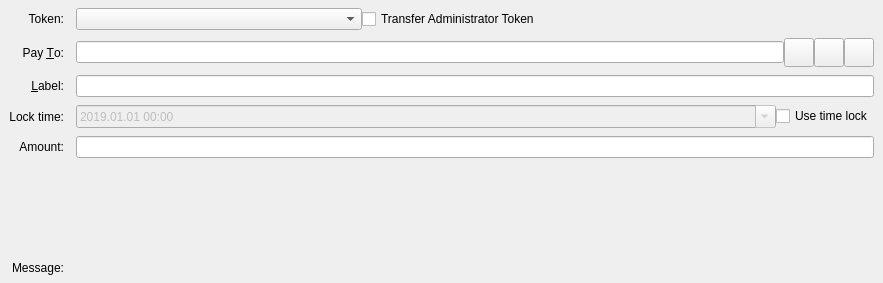
<?xml version="1.0" encoding="UTF-8"?>
<ui version="4.0">
 <class>SendTokensEntry</class>
 <widget class="QStackedWidget" name="SendTokensEntry">
  <property name="geometry">
   <rect>
    <x>0</x>
    <y>0</y>
    <width>883</width>
    <height>283</height>
   </rect>
  </property>
  <property name="focusPolicy">
   <enum>Qt::TabFocus</enum>
  </property>
  <property name="autoFillBackground">
   <bool>false</bool>
  </property>
  <property name="currentIndex">
   <number>0</number>
  </property>
  <widget class="QFrame" name="SendCoins">
   <property name="toolTip">
    <string>This is an token payment</string>
   </property>
   <property name="frameShape">
    <enum>QFrame::NoFrame</enum>
   </property>
   <layout class="QGridLayout" name="gridLayout">
    <property name="topMargin">
     <number>8</number>
    </property>
    <property name="bottomMargin">
     <number>4</number>
    </property>
    <property name="horizontalSpacing">
     <number>12</number>
    </property>
    <property name="verticalSpacing">
     <number>8</number>
    </property>
    <item row="5" column="2">
     <layout class="QHBoxLayout" name="horizontalLayoutAmount" stretch="0">
      <item>
       <widget class="TokenAmountField" name="payTokenAmount"/>
      </item>
     </layout>
    </item>
    <item row="5" column="0">
     <widget class="QLabel" name="amountLabel">
      <property name="text">
       <string>Amount:</string>
      </property>
      <property name="alignment">
       <set>Qt::AlignRight|Qt::AlignTrailing|Qt::AlignVCenter</set>
      </property>
     </widget>
    </item>
    <item row="1" column="2">
     <layout class="QHBoxLayout" name="horizontalLayout_3">
      <property name="spacing">
       <number>0</number>
      </property>
      <item>
       <widget class="QComboBox" name="tokenSelectionBox">
        <property name="minimumContentsLength">
         <number>32</number>
        </property>
       </widget>
      </item>
      <item>
       <widget class="QCheckBox" name="administratorCheckbox">
        <property name="text">
         <string>Transfer Administrator Token</string>
        </property>
       </widget>
      </item>
      <item>
       <spacer name="horizontalSpacer">
        <property name="orientation">
         <enum>Qt::Horizontal</enum>
        </property>
        <property name="sizeHint" stdset="0">
         <size>
          <width>40</width>
          <height>20</height>
         </size>
        </property>
       </spacer>
      </item>
     </layout>
    </item>
    <item row="7" column="2">
     <widget class="QLabel" name="ownershipWarningMessage">
      <property name="text">
       <string/>
      </property>
     </widget>
    </item>
    <item row="3" column="2">
     <widget class="QLineEdit" name="addAsLabel">
      <property name="toolTip">
       <string>Enter a label for this address to add it to the list of used addresses</string>
      </property>
     </widget>
    </item>
    <item row="1" column="0">
     <widget class="QLabel" name="tokenBoxLabel">
      <property name="text">
       <string>Token:</string>
      </property>
      <property name="alignment">
       <set>Qt::AlignRight|Qt::AlignTrailing|Qt::AlignVCenter</set>
      </property>
     </widget>
    </item>
    <item row="6" column="2">
     <widget class="QLabel" name="tokenAmountLabel">
      <property name="text">
       <string/>
      </property>
      <property name="alignment">
       <set>Qt::AlignRight|Qt::AlignTrailing|Qt::AlignVCenter</set>
      </property>
     </widget>
    </item>
    <item row="2" column="0">
     <widget class="QLabel" name="payToLabel">
      <property name="text">
       <string>Pay &amp;To:</string>
      </property>
      <property name="alignment">
       <set>Qt::AlignRight|Qt::AlignTrailing|Qt::AlignVCenter</set>
      </property>
      <property name="buddy">
       <cstring>payTo</cstring>
      </property>
     </widget>
    </item>
    <item row="8" column="2">
     <widget class="QLabel" name="messageTextLabel">
      <property name="toolTip">
       <string>A message that was attached to the aokchain: URI which will be stored with the transaction for your reference. Note: This message will not be sent over the AokChain network.</string>
      </property>
      <property name="textFormat">
       <enum>Qt::PlainText</enum>
      </property>
     </widget>
    </item>
    <item row="2" column="2">
     <layout class="QHBoxLayout" name="payToLayout">
      <property name="spacing">
       <number>0</number>
      </property>
      <item>
       <widget class="QValidatedLineEdit" name="payTo">
        <property name="toolTip">
         <string>The AokChain address to send the payment to</string>
        </property>
       </widget>
      </item>
      <item>
       <widget class="QToolButton" name="addressBookButton">
        <property name="toolTip">
         <string>Choose previously used address</string>
        </property>
        <property name="text">
         <string/>
        </property>
        <property name="icon">
         <iconset resource="../aokchain.qrc">
          <normaloff>:/icons/address-book</normaloff>:/icons/address-book</iconset>
        </property>
        <property name="iconSize">
         <size>
          <width>22</width>
          <height>22</height>
         </size>
        </property>
        <property name="shortcut">
         <string>Alt+A</string>
        </property>
       </widget>
      </item>
      <item>
       <widget class="QToolButton" name="pasteButton">
        <property name="toolTip">
         <string>Paste address from clipboard</string>
        </property>
        <property name="text">
         <string/>
        </property>
        <property name="icon">
         <iconset resource="../aokchain.qrc">
          <normaloff>:/icons/editpaste</normaloff>:/icons/editpaste</iconset>
        </property>
        <property name="iconSize">
         <size>
          <width>22</width>
          <height>22</height>
         </size>
        </property>
        <property name="shortcut">
         <string>Alt+P</string>
        </property>
       </widget>
      </item>
      <item>
       <widget class="QToolButton" name="deleteButton">
        <property name="toolTip">
         <string>Remove this entry</string>
        </property>
        <property name="text">
         <string/>
        </property>
        <property name="icon">
         <iconset resource="../aokchain.qrc">
          <normaloff>:/icons/remove</normaloff>:/icons/remove</iconset>
        </property>
        <property name="iconSize">
         <size>
          <width>22</width>
          <height>22</height>
         </size>
        </property>
       </widget>
      </item>
     </layout>
    </item>
    <item row="9" column="0">
     <widget class="QLabel" name="messageLabel">
      <property name="text">
       <string>Message:</string>
      </property>
      <property name="alignment">
       <set>Qt::AlignRight|Qt::AlignTrailing|Qt::AlignVCenter</set>
      </property>
     </widget>
    </item>
    <item row="3" column="0">
     <widget class="QLabel" name="labellLabel">
      <property name="text">
       <string>&amp;Label:</string>
      </property>
      <property name="alignment">
       <set>Qt::AlignRight|Qt::AlignTrailing|Qt::AlignVCenter</set>
      </property>
      <property name="buddy">
       <cstring>addAsLabel</cstring>
      </property>
     </widget>
    </item>
    <item row="4" column="0">
     <widget class="QLabel" name="tokenLockTimeLabel">
      <property name="text">
       <string>Lock time:</string>
      </property>
      <property name="alignment">
       <set>Qt::AlignRight|Qt::AlignTrailing|Qt::AlignVCenter</set>
      </property>
     </widget>
    </item>
    <item row="4" column="2">
     <layout class="QHBoxLayout" name="horizontalLayout">
      <item>
       <widget class="QDateTimeEdit" name="tokenLockTime">
        <property name="enabled">
         <bool>false</bool>
        </property>
        <property name="sizePolicy">
         <sizepolicy hsizetype="Expanding" vsizetype="Fixed">
          <horstretch>0</horstretch>
          <verstretch>0</verstretch>
         </sizepolicy>
        </property>
        <property name="date">
         <date>
          <year>2019</year>
          <month>1</month>
          <day>1</day>
         </date>
        </property>
        <property name="displayFormat">
         <string>yyyy.MM.dd HH:mm</string>
        </property>
        <property name="calendarPopup">
         <bool>true</bool>
        </property>
       </widget>
      </item>
      <item>
       <widget class="QCheckBox" name="useLockTime">
        <property name="text">
         <string>Use time lock</string>
        </property>
       </widget>
      </item>
     </layout>
    </item>
   </layout>
  </widget>
  <widget class="QFrame" name="SendCoins_UnauthenticatedPaymentRequest">
   <property name="palette">
    <palette>
     <active>
      <colorrole role="WindowText">
       <brush brushstyle="SolidPattern">
        <color alpha="255">
         <red>0</red>
         <green>0</green>
         <blue>0</blue>
        </color>
       </brush>
      </colorrole>
      <colorrole role="Button">
       <brush brushstyle="SolidPattern">
        <color alpha="255">
         <red>255</red>
         <green>255</green>
         <blue>127</blue>
        </color>
       </brush>
      </colorrole>
      <colorrole role="Light">
       <brush brushstyle="SolidPattern">
        <color alpha="255">
         <red>255</red>
         <green>255</green>
         <blue>255</blue>
        </color>
       </brush>
      </colorrole>
      <colorrole role="Midlight">
       <brush brushstyle="SolidPattern">
        <color alpha="255">
         <red>255</red>
         <green>255</green>
         <blue>191</blue>
        </color>
       </brush>
      </colorrole>
      <colorrole role="Dark">
       <brush brushstyle="SolidPattern">
        <color alpha="255">
         <red>127</red>
         <green>127</green>
         <blue>63</blue>
        </color>
       </brush>
      </colorrole>
      <colorrole role="Mid">
       <brush brushstyle="SolidPattern">
        <color alpha="255">
         <red>170</red>
         <green>170</green>
         <blue>84</blue>
        </color>
       </brush>
      </colorrole>
      <colorrole role="Text">
       <brush brushstyle="SolidPattern">
        <color alpha="255">
         <red>0</red>
         <green>0</green>
         <blue>0</blue>
        </color>
       </brush>
      </colorrole>
      <colorrole role="BrightText">
       <brush brushstyle="SolidPattern">
        <color alpha="255">
         <red>255</red>
         <green>255</green>
         <blue>255</blue>
        </color>
       </brush>
      </colorrole>
      <colorrole role="ButtonText">
       <brush brushstyle="SolidPattern">
        <color alpha="255">
         <red>0</red>
         <green>0</green>
         <blue>0</blue>
        </color>
       </brush>
      </colorrole>
      <colorrole role="Base">
       <brush brushstyle="SolidPattern">
        <color alpha="255">
         <red>255</red>
         <green>255</green>
         <blue>255</blue>
        </color>
       </brush>
      </colorrole>
      <colorrole role="Window">
       <brush brushstyle="SolidPattern">
        <color alpha="255">
         <red>255</red>
         <green>255</green>
         <blue>127</blue>
        </color>
       </brush>
      </colorrole>
      <colorrole role="Shadow">
       <brush brushstyle="SolidPattern">
        <color alpha="255">
         <red>0</red>
         <green>0</green>
         <blue>0</blue>
        </color>
       </brush>
      </colorrole>
      <colorrole role="AlternateBase">
       <brush brushstyle="SolidPattern">
        <color alpha="255">
         <red>255</red>
         <green>255</green>
         <blue>191</blue>
        </color>
       </brush>
      </colorrole>
      <colorrole role="ToolTipBase">
       <brush brushstyle="SolidPattern">
        <color alpha="255">
         <red>255</red>
         <green>255</green>
         <blue>220</blue>
        </color>
       </brush>
      </colorrole>
      <colorrole role="ToolTipText">
       <brush brushstyle="SolidPattern">
        <color alpha="255">
         <red>0</red>
         <green>0</green>
         <blue>0</blue>
        </color>
       </brush>
      </colorrole>
     </active>
     <inactive>
      <colorrole role="WindowText">
       <brush brushstyle="SolidPattern">
        <color alpha="255">
         <red>0</red>
         <green>0</green>
         <blue>0</blue>
        </color>
       </brush>
      </colorrole>
      <colorrole role="Button">
       <brush brushstyle="SolidPattern">
        <color alpha="255">
         <red>255</red>
         <green>255</green>
         <blue>127</blue>
        </color>
       </brush>
      </colorrole>
      <colorrole role="Light">
       <brush brushstyle="SolidPattern">
        <color alpha="255">
         <red>255</red>
         <green>255</green>
         <blue>255</blue>
        </color>
       </brush>
      </colorrole>
      <colorrole role="Midlight">
       <brush brushstyle="SolidPattern">
        <color alpha="255">
         <red>255</red>
         <green>255</green>
         <blue>191</blue>
        </color>
       </brush>
      </colorrole>
      <colorrole role="Dark">
       <brush brushstyle="SolidPattern">
        <color alpha="255">
         <red>127</red>
         <green>127</green>
         <blue>63</blue>
        </color>
       </brush>
      </colorrole>
      <colorrole role="Mid">
       <brush brushstyle="SolidPattern">
        <color alpha="255">
         <red>170</red>
         <green>170</green>
         <blue>84</blue>
        </color>
       </brush>
      </colorrole>
      <colorrole role="Text">
       <brush brushstyle="SolidPattern">
        <color alpha="255">
         <red>0</red>
         <green>0</green>
         <blue>0</blue>
        </color>
       </brush>
      </colorrole>
      <colorrole role="BrightText">
       <brush brushstyle="SolidPattern">
        <color alpha="255">
         <red>255</red>
         <green>255</green>
         <blue>255</blue>
        </color>
       </brush>
      </colorrole>
      <colorrole role="ButtonText">
       <brush brushstyle="SolidPattern">
        <color alpha="255">
         <red>0</red>
         <green>0</green>
         <blue>0</blue>
        </color>
       </brush>
      </colorrole>
      <colorrole role="Base">
       <brush brushstyle="SolidPattern">
        <color alpha="255">
         <red>255</red>
         <green>255</green>
         <blue>255</blue>
        </color>
       </brush>
      </colorrole>
      <colorrole role="Window">
       <brush brushstyle="SolidPattern">
        <color alpha="255">
         <red>255</red>
         <green>255</green>
         <blue>127</blue>
        </color>
       </brush>
      </colorrole>
      <colorrole role="Shadow">
       <brush brushstyle="SolidPattern">
        <color alpha="255">
         <red>0</red>
         <green>0</green>
         <blue>0</blue>
        </color>
       </brush>
      </colorrole>
      <colorrole role="AlternateBase">
       <brush brushstyle="SolidPattern">
        <color alpha="255">
         <red>255</red>
         <green>255</green>
         <blue>191</blue>
        </color>
       </brush>
      </colorrole>
      <colorrole role="ToolTipBase">
       <brush brushstyle="SolidPattern">
        <color alpha="255">
         <red>255</red>
         <green>255</green>
         <blue>220</blue>
        </color>
       </brush>
      </colorrole>
      <colorrole role="ToolTipText">
       <brush brushstyle="SolidPattern">
        <color alpha="255">
         <red>0</red>
         <green>0</green>
         <blue>0</blue>
        </color>
       </brush>
      </colorrole>
     </inactive>
     <disabled>
      <colorrole role="WindowText">
       <brush brushstyle="SolidPattern">
        <color alpha="255">
         <red>127</red>
         <green>127</green>
         <blue>63</blue>
        </color>
       </brush>
      </colorrole>
      <colorrole role="Button">
       <brush brushstyle="SolidPattern">
        <color alpha="255">
         <red>255</red>
         <green>255</green>
         <blue>127</blue>
        </color>
       </brush>
      </colorrole>
      <colorrole role="Light">
       <brush brushstyle="SolidPattern">
        <color alpha="255">
         <red>255</red>
         <green>255</green>
         <blue>255</blue>
        </color>
       </brush>
      </colorrole>
      <colorrole role="Midlight">
       <brush brushstyle="SolidPattern">
        <color alpha="255">
         <red>255</red>
         <green>255</green>
         <blue>191</blue>
        </color>
       </brush>
      </colorrole>
      <colorrole role="Dark">
       <brush brushstyle="SolidPattern">
        <color alpha="255">
         <red>127</red>
         <green>127</green>
         <blue>63</blue>
        </color>
       </brush>
      </colorrole>
      <colorrole role="Mid">
       <brush brushstyle="SolidPattern">
        <color alpha="255">
         <red>170</red>
         <green>170</green>
         <blue>84</blue>
        </color>
       </brush>
      </colorrole>
      <colorrole role="Text">
       <brush brushstyle="SolidPattern">
        <color alpha="255">
         <red>127</red>
         <green>127</green>
         <blue>63</blue>
        </color>
       </brush>
      </colorrole>
      <colorrole role="BrightText">
       <brush brushstyle="SolidPattern">
        <color alpha="255">
         <red>255</red>
         <green>255</green>
         <blue>255</blue>
        </color>
       </brush>
      </colorrole>
      <colorrole role="ButtonText">
       <brush brushstyle="SolidPattern">
        <color alpha="255">
         <red>127</red>
         <green>127</green>
         <blue>63</blue>
        </color>
       </brush>
      </colorrole>
      <colorrole role="Base">
       <brush brushstyle="SolidPattern">
        <color alpha="255">
         <red>255</red>
         <green>255</green>
         <blue>127</blue>
        </color>
       </brush>
      </colorrole>
      <colorrole role="Window">
       <brush brushstyle="SolidPattern">
        <color alpha="255">
         <red>255</red>
         <green>255</green>
         <blue>127</blue>
        </color>
       </brush>
      </colorrole>
      <colorrole role="Shadow">
       <brush brushstyle="SolidPattern">
        <color alpha="255">
         <red>0</red>
         <green>0</green>
         <blue>0</blue>
        </color>
       </brush>
      </colorrole>
      <colorrole role="AlternateBase">
       <brush brushstyle="SolidPattern">
        <color alpha="255">
         <red>255</red>
         <green>255</green>
         <blue>127</blue>
        </color>
       </brush>
      </colorrole>
      <colorrole role="ToolTipBase">
       <brush brushstyle="SolidPattern">
        <color alpha="255">
         <red>255</red>
         <green>255</green>
         <blue>220</blue>
        </color>
       </brush>
      </colorrole>
      <colorrole role="ToolTipText">
       <brush brushstyle="SolidPattern">
        <color alpha="255">
         <red>0</red>
         <green>0</green>
         <blue>0</blue>
        </color>
       </brush>
      </colorrole>
     </disabled>
    </palette>
   </property>
   <property name="toolTip">
    <string>This is an unauthenticated payment request.</string>
   </property>
   <property name="autoFillBackground">
    <bool>true</bool>
   </property>
   <property name="frameShape">
    <enum>QFrame::NoFrame</enum>
   </property>
   <layout class="QGridLayout" name="gridLayout_is">
    <property name="spacing">
     <number>12</number>
    </property>
    <item row="0" column="0">
     <widget class="QLabel" name="payToLabel_is">
      <property name="text">
       <string>Pay To:</string>
      </property>
      <property name="alignment">
       <set>Qt::AlignRight|Qt::AlignTrailing|Qt::AlignVCenter</set>
      </property>
     </widget>
    </item>
    <item row="0" column="1">
     <layout class="QHBoxLayout" name="payToLayout_is">
      <property name="spacing">
       <number>0</number>
      </property>
      <item>
       <widget class="QLabel" name="payTo_is"/>
      </item>
      <item>
       <widget class="QToolButton" name="deleteButton_is">
        <property name="toolTip">
         <string>Remove this entry</string>
        </property>
        <property name="text">
         <string/>
        </property>
        <property name="icon">
         <iconset resource="../aokchain.qrc">
          <normaloff>:/icons/remove</normaloff>:/icons/remove</iconset>
        </property>
       </widget>
      </item>
     </layout>
    </item>
    <item row="1" column="0">
     <widget class="QLabel" name="memoLabel_is">
      <property name="text">
       <string>Memo:</string>
      </property>
      <property name="alignment">
       <set>Qt::AlignRight|Qt::AlignTrailing|Qt::AlignVCenter</set>
      </property>
     </widget>
    </item>
    <item row="1" column="1">
     <widget class="QLabel" name="memoTextLabel_is">
      <property name="textFormat">
       <enum>Qt::PlainText</enum>
      </property>
     </widget>
    </item>
    <item row="2" column="0">
     <widget class="QLabel" name="amountLabel_is">
      <property name="text">
       <string>A&amp;mount:</string>
      </property>
      <property name="alignment">
       <set>Qt::AlignRight|Qt::AlignTrailing|Qt::AlignVCenter</set>
      </property>
      <property name="buddy">
       <cstring>payAmount_is</cstring>
      </property>
     </widget>
    </item>
    <item row="2" column="1">
     <widget class="QLineEdit" name="payAmount_is">
      <property name="acceptDrops">
       <bool>false</bool>
      </property>
     </widget>
    </item>
   </layout>
  </widget>
  <widget class="QFrame" name="SendCoins_AuthenticatedPaymentRequest">
   <property name="palette">
    <palette>
     <active>
      <colorrole role="WindowText">
       <brush brushstyle="SolidPattern">
        <color alpha="255">
         <red>0</red>
         <green>0</green>
         <blue>0</blue>
        </color>
       </brush>
      </colorrole>
      <colorrole role="Button">
       <brush brushstyle="SolidPattern">
        <color alpha="255">
         <red>140</red>
         <green>232</green>
         <blue>119</blue>
        </color>
       </brush>
      </colorrole>
      <colorrole role="Light">
       <brush brushstyle="SolidPattern">
        <color alpha="255">
         <red>230</red>
         <green>255</green>
         <blue>224</blue>
        </color>
       </brush>
      </colorrole>
      <colorrole role="Midlight">
       <brush brushstyle="SolidPattern">
        <color alpha="255">
         <red>185</red>
         <green>243</green>
         <blue>171</blue>
        </color>
       </brush>
      </colorrole>
      <colorrole role="Dark">
       <brush brushstyle="SolidPattern">
        <color alpha="255">
         <red>70</red>
         <green>116</green>
         <blue>59</blue>
        </color>
       </brush>
      </colorrole>
      <colorrole role="Mid">
       <brush brushstyle="SolidPattern">
        <color alpha="255">
         <red>93</red>
         <green>155</green>
         <blue>79</blue>
        </color>
       </brush>
      </colorrole>
      <colorrole role="Text">
       <brush brushstyle="SolidPattern">
        <color alpha="255">
         <red>0</red>
         <green>0</green>
         <blue>0</blue>
        </color>
       </brush>
      </colorrole>
      <colorrole role="BrightText">
       <brush brushstyle="SolidPattern">
        <color alpha="255">
         <red>155</red>
         <green>255</green>
         <blue>147</blue>
        </color>
       </brush>
      </colorrole>
      <colorrole role="ButtonText">
       <brush brushstyle="SolidPattern">
        <color alpha="255">
         <red>0</red>
         <green>0</green>
         <blue>0</blue>
        </color>
       </brush>
      </colorrole>
      <colorrole role="Base">
       <brush brushstyle="SolidPattern">
        <color alpha="255">
         <red>119</red>
         <green>255</green>
         <blue>233</blue>
        </color>
       </brush>
      </colorrole>
      <colorrole role="Window">
       <brush brushstyle="SolidPattern">
        <color alpha="255">
         <red>140</red>
         <green>232</green>
         <blue>119</blue>
        </color>
       </brush>
      </colorrole>
      <colorrole role="Shadow">
       <brush brushstyle="SolidPattern">
        <color alpha="255">
         <red>0</red>
         <green>0</green>
         <blue>0</blue>
        </color>
       </brush>
      </colorrole>
      <colorrole role="AlternateBase">
       <brush brushstyle="SolidPattern">
        <color alpha="255">
         <red>197</red>
         <green>243</green>
         <blue>187</blue>
        </color>
       </brush>
      </colorrole>
      <colorrole role="NoRole">
       <brush brushstyle="SolidPattern">
        <color alpha="255">
         <red>125</red>
         <green>194</green>
         <blue>122</blue>
        </color>
       </brush>
      </colorrole>
      <colorrole role="ToolTipBase">
       <brush brushstyle="SolidPattern">
        <color alpha="255">
         <red>255</red>
         <green>255</green>
         <blue>220</blue>
        </color>
       </brush>
      </colorrole>
      <colorrole role="ToolTipText">
       <brush brushstyle="SolidPattern">
        <color alpha="255">
         <red>0</red>
         <green>0</green>
         <blue>0</blue>
        </color>
       </brush>
      </colorrole>
     </active>
     <inactive>
      <colorrole role="WindowText">
       <brush brushstyle="SolidPattern">
        <color alpha="255">
         <red>0</red>
         <green>0</green>
         <blue>0</blue>
        </color>
       </brush>
      </colorrole>
      <colorrole role="Button">
       <brush brushstyle="SolidPattern">
        <color alpha="255">
         <red>140</red>
         <green>232</green>
         <blue>119</blue>
        </color>
       </brush>
      </colorrole>
      <colorrole role="Light">
       <brush brushstyle="SolidPattern">
        <color alpha="255">
         <red>230</red>
         <green>255</green>
         <blue>224</blue>
        </color>
       </brush>
      </colorrole>
      <colorrole role="Midlight">
       <brush brushstyle="SolidPattern">
        <color alpha="255">
         <red>185</red>
         <green>243</green>
         <blue>171</blue>
        </color>
       </brush>
      </colorrole>
      <colorrole role="Dark">
       <brush brushstyle="SolidPattern">
        <color alpha="255">
         <red>70</red>
         <green>116</green>
         <blue>59</blue>
        </color>
       </brush>
      </colorrole>
      <colorrole role="Mid">
       <brush brushstyle="SolidPattern">
        <color alpha="255">
         <red>93</red>
         <green>155</green>
         <blue>79</blue>
        </color>
       </brush>
      </colorrole>
      <colorrole role="Text">
       <brush brushstyle="SolidPattern">
        <color alpha="255">
         <red>0</red>
         <green>0</green>
         <blue>0</blue>
        </color>
       </brush>
      </colorrole>
      <colorrole role="BrightText">
       <brush brushstyle="SolidPattern">
        <color alpha="255">
         <red>155</red>
         <green>255</green>
         <blue>147</blue>
        </color>
       </brush>
      </colorrole>
      <colorrole role="ButtonText">
       <brush brushstyle="SolidPattern">
        <color alpha="255">
         <red>0</red>
         <green>0</green>
         <blue>0</blue>
        </color>
       </brush>
      </colorrole>
      <colorrole role="Base">
       <brush brushstyle="SolidPattern">
        <color alpha="255">
         <red>119</red>
         <green>255</green>
         <blue>233</blue>
        </color>
       </brush>
      </colorrole>
      <colorrole role="Window">
       <brush brushstyle="SolidPattern">
        <color alpha="255">
         <red>140</red>
         <green>232</green>
         <blue>119</blue>
        </color>
       </brush>
      </colorrole>
      <colorrole role="Shadow">
       <brush brushstyle="SolidPattern">
        <color alpha="255">
         <red>0</red>
         <green>0</green>
         <blue>0</blue>
        </color>
       </brush>
      </colorrole>
      <colorrole role="AlternateBase">
       <brush brushstyle="SolidPattern">
        <color alpha="255">
         <red>197</red>
         <green>243</green>
         <blue>187</blue>
        </color>
       </brush>
      </colorrole>
      <colorrole role="NoRole">
       <brush brushstyle="SolidPattern">
        <color alpha="255">
         <red>125</red>
         <green>194</green>
         <blue>122</blue>
        </color>
       </brush>
      </colorrole>
      <colorrole role="ToolTipBase">
       <brush brushstyle="SolidPattern">
        <color alpha="255">
         <red>255</red>
         <green>255</green>
         <blue>220</blue>
        </color>
       </brush>
      </colorrole>
      <colorrole role="ToolTipText">
       <brush brushstyle="SolidPattern">
        <color alpha="255">
         <red>0</red>
         <green>0</green>
         <blue>0</blue>
        </color>
       </brush>
      </colorrole>
     </inactive>
     <disabled>
      <colorrole role="WindowText">
       <brush brushstyle="SolidPattern">
        <color alpha="255">
         <red>70</red>
         <green>116</green>
         <blue>59</blue>
        </color>
       </brush>
      </colorrole>
      <colorrole role="Button">
       <brush brushstyle="SolidPattern">
        <color alpha="255">
         <red>140</red>
         <green>232</green>
         <blue>119</blue>
        </color>
       </brush>
      </colorrole>
      <colorrole role="Light">
       <brush brushstyle="SolidPattern">
        <color alpha="255">
         <red>230</red>
         <green>255</green>
         <blue>224</blue>
        </color>
       </brush>
      </colorrole>
      <colorrole role="Midlight">
       <brush brushstyle="SolidPattern">
        <color alpha="255">
         <red>185</red>
         <green>243</green>
         <blue>171</blue>
        </color>
       </brush>
      </colorrole>
      <colorrole role="Dark">
       <brush brushstyle="SolidPattern">
        <color alpha="255">
         <red>70</red>
         <green>116</green>
         <blue>59</blue>
        </color>
       </brush>
      </colorrole>
      <colorrole role="Mid">
       <brush brushstyle="SolidPattern">
        <color alpha="255">
         <red>93</red>
         <green>155</green>
         <blue>79</blue>
        </color>
       </brush>
      </colorrole>
      <colorrole role="Text">
       <brush brushstyle="SolidPattern">
        <color alpha="255">
         <red>70</red>
         <green>116</green>
         <blue>59</blue>
        </color>
       </brush>
      </colorrole>
      <colorrole role="BrightText">
       <brush brushstyle="SolidPattern">
        <color alpha="255">
         <red>155</red>
         <green>255</green>
         <blue>147</blue>
        </color>
       </brush>
      </colorrole>
      <colorrole role="ButtonText">
       <brush brushstyle="SolidPattern">
        <color alpha="255">
         <red>70</red>
         <green>116</green>
         <blue>59</blue>
        </color>
       </brush>
      </colorrole>
      <colorrole role="Base">
       <brush brushstyle="SolidPattern">
        <color alpha="255">
         <red>140</red>
         <green>232</green>
         <blue>119</blue>
        </color>
       </brush>
      </colorrole>
      <colorrole role="Window">
       <brush brushstyle="SolidPattern">
        <color alpha="255">
         <red>140</red>
         <green>232</green>
         <blue>119</blue>
        </color>
       </brush>
      </colorrole>
      <colorrole role="Shadow">
       <brush brushstyle="SolidPattern">
        <color alpha="255">
         <red>0</red>
         <green>0</green>
         <blue>0</blue>
        </color>
       </brush>
      </colorrole>
      <colorrole role="AlternateBase">
       <brush brushstyle="SolidPattern">
        <color alpha="255">
         <red>140</red>
         <green>232</green>
         <blue>119</blue>
        </color>
       </brush>
      </colorrole>
      <colorrole role="NoRole">
       <brush brushstyle="SolidPattern">
        <color alpha="255">
         <red>125</red>
         <green>194</green>
         <blue>122</blue>
        </color>
       </brush>
      </colorrole>
      <colorrole role="ToolTipBase">
       <brush brushstyle="SolidPattern">
        <color alpha="255">
         <red>255</red>
         <green>255</green>
         <blue>220</blue>
        </color>
       </brush>
      </colorrole>
      <colorrole role="ToolTipText">
       <brush brushstyle="SolidPattern">
        <color alpha="255">
         <red>0</red>
         <green>0</green>
         <blue>0</blue>
        </color>
       </brush>
      </colorrole>
     </disabled>
    </palette>
   </property>
   <property name="toolTip">
    <string>This is an authenticated payment request.</string>
   </property>
   <property name="autoFillBackground">
    <bool>true</bool>
   </property>
   <property name="frameShape">
    <enum>QFrame::NoFrame</enum>
   </property>
   <layout class="QGridLayout" name="gridLayout_s">
    <property name="spacing">
     <number>12</number>
    </property>
    <item row="0" column="0">
     <widget class="QLabel" name="payToLabel_s">
      <property name="text">
       <string>Pay To:</string>
      </property>
      <property name="alignment">
       <set>Qt::AlignRight|Qt::AlignTrailing|Qt::AlignVCenter</set>
      </property>
     </widget>
    </item>
    <item row="0" column="1">
     <layout class="QHBoxLayout" name="payToLayout_s">
      <property name="spacing">
       <number>0</number>
      </property>
      <item>
       <widget class="QLabel" name="payTo_s">
        <property name="textFormat">
         <enum>Qt::PlainText</enum>
        </property>
       </widget>
      </item>
      <item>
       <widget class="QToolButton" name="deleteButton_s">
        <property name="toolTip">
         <string>Remove this entry</string>
        </property>
        <property name="text">
         <string/>
        </property>
        <property name="icon">
         <iconset resource="../aokchain.qrc">
          <normaloff>:/icons/remove</normaloff>:/icons/remove</iconset>
        </property>
       </widget>
      </item>
     </layout>
    </item>
    <item row="1" column="0">
     <widget class="QLabel" name="memoLabel_s">
      <property name="text">
       <string>Memo:</string>
      </property>
      <property name="alignment">
       <set>Qt::AlignRight|Qt::AlignTrailing|Qt::AlignVCenter</set>
      </property>
     </widget>
    </item>
    <item row="1" column="1">
     <widget class="QLabel" name="memoTextLabel_s">
      <property name="textFormat">
       <enum>Qt::PlainText</enum>
      </property>
     </widget>
    </item>
    <item row="2" column="0">
     <widget class="QLabel" name="amountLabel_s">
      <property name="text">
       <string>A&amp;mount:</string>
      </property>
      <property name="alignment">
       <set>Qt::AlignRight|Qt::AlignTrailing|Qt::AlignVCenter</set>
      </property>
      <property name="buddy">
       <cstring>payAmount_s</cstring>
      </property>
     </widget>
    </item>
    <item row="2" column="1">
     <widget class="AokChainAmountField" name="payAmount_s">
      <property name="acceptDrops">
       <bool>false</bool>
      </property>
     </widget>
    </item>
   </layout>
  </widget>
 </widget>
 <customwidgets>
  <customwidget>
   <class>QValidatedLineEdit</class>
   <extends>QLineEdit</extends>
   <header>qvalidatedlineedit.h</header>
  </customwidget>
  <customwidget>
   <class>AokChainAmountField</class>
   <extends>QLineEdit</extends>
   <header>aokchainamountfield.h</header>
   <container>1</container>
  </customwidget>
  <customwidget>
   <class>TokenAmountField</class>
   <extends>QLineEdit</extends>
   <header location="global">aokchainamountfield.h</header>
  </customwidget>
 </customwidgets>
 <tabstops>
  <tabstop>payTo</tabstop>
  <tabstop>addressBookButton</tabstop>
  <tabstop>pasteButton</tabstop>
  <tabstop>deleteButton</tabstop>
  <tabstop>addAsLabel</tabstop>
  <tabstop>payAmount_is</tabstop>
  <tabstop>deleteButton_is</tabstop>
  <tabstop>payAmount_s</tabstop>
  <tabstop>deleteButton_s</tabstop>
 </tabstops>
 <resources>
  <include location="../aokchain.qrc"/>
 </resources>
 <connections/>
</ui>
